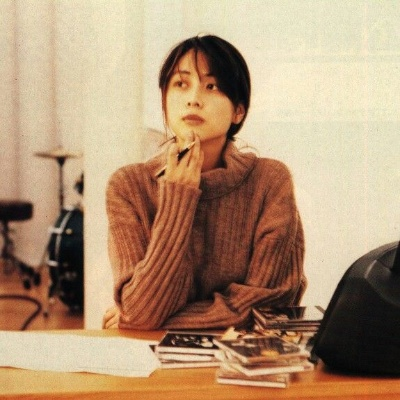
#> input picture CLASE2/img1.jpg, 400 x 400 px
$ python binarios.py
#> lines starting #> are read from the running program, lines starting #| are printed output that depends on the picture; after the words box and inside, x2 and y2 are one past the last pixel; in counts of white or black regions, pixels touching at a corner belong together
#IMAGEN BINARIA
import numpy as np
import cv2
#Leer la imagen de entrada BGR
img=cv2.imread("img1.jpg")
#> img is the input picture: shape (400, 400, 3); mean B, G, R 117.6, 147.7, 178.6
#conversión a escala de grises  GRAY
gris=cv2.cvtColor(img,cv2.COLOR_BGR2GRAY)
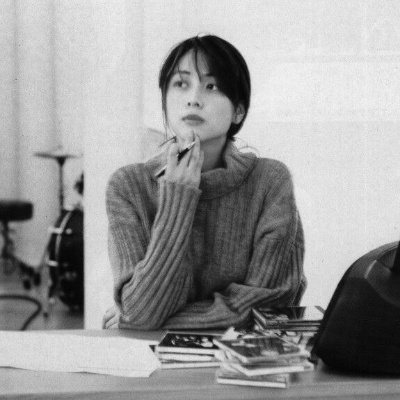
#> gris: shape (400, 400); min 2, max 246, mean 153.5
#ECUALIZAR EL HISTOGRAMA DE LA IMAGEN DE ENTRADA EN ESCALA DE GRIS
gris2=cv2.equalizeHist(gris)
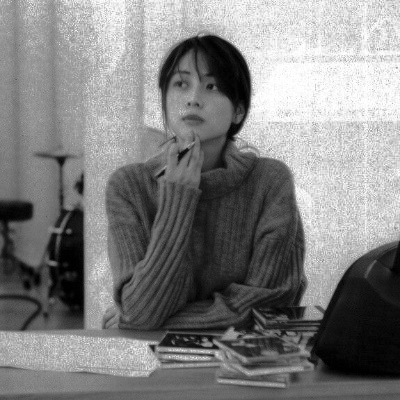
#> gris2: shape (400, 400); min 0, max 255, mean 128.5
#binarización por umbral
umbral=120
#utilizar función where del paquete numpy
bina=np.where(gris<=umbral,255,0) #flotante
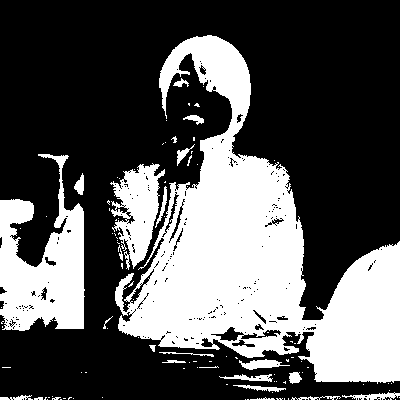
#> bina: shape (400, 400) int64; 34.3% white; 108 white regions (83 under 20 px), largest, box (x1, y1, x2, y2) and area: (115, 35, 400, 384) 40915, (0, 154, 85, 331) 8517, (110, 163, 165, 270) 3095
bina2=np.where(gris2<=umbral,255,0)#flotante
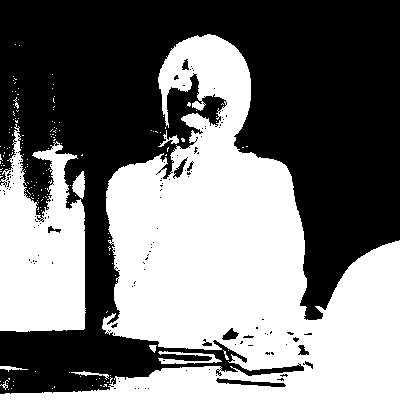
#> bina2: shape (400, 400) int64; 47% white; 168 white regions (157 under 20 px), largest, box (x1, y1, x2, y2) and area: (0, 34, 400, 400) 61272, (0, 124, 86, 332) 12718, (158, 351, 222, 364) 349
#convertir a entero
bina=np.uint8(bina)
#imagen binaria 2 a entero
bina2=np.uint8(bina2)
#OPERACIÓN LOGICA AND
#----BGR--- INPUT
img4=cv2.bitwise_and(img,img,mask=bina2)
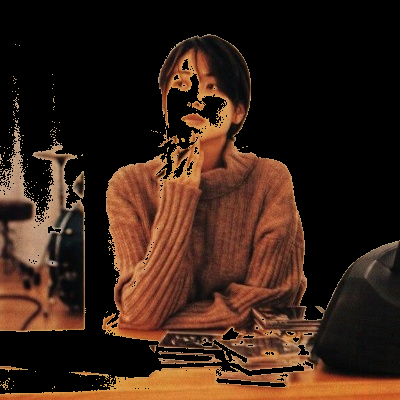
#> img4: shape (400, 400, 3); mean B, G, R 22.5, 34.3, 56.7
#---BGR ---- OUTPUT
cv2.imshow("IMAGEN GRIS",gris)
cv2.imshow("IMAGEN BGR",img)
cv2.imshow("IMAGEN BINARIA2",bina2)
cv2.imshow("IMAGEN DESPUES DE LA OPERACIÓN AND",img4)
#mostra la relación de pixeles blanco con respecto al total de pixeles
forma=img.shape
#> forma = (400, 400, 3)
nf=forma[0] #número de filas  de la imagen
#> nf = 400
nc=forma[1] #número de columnas de la imagen
#> nc = 400
cont=0 #definir el area
#acceder a las filas
for f in range(nf):
    for c in range(nc):
        if bina2[f,c]==255:
            cont=cont+1
#> after the loop, cont = 75243
Ratio=np.round(100*cont/(nf*nc))
#> Ratio = 47
print("EL RATIO ES:",Ratio)
#| EL RATIO ES: 47.0
cv2.waitKey(0)
cv2.destroyAllWindows()
